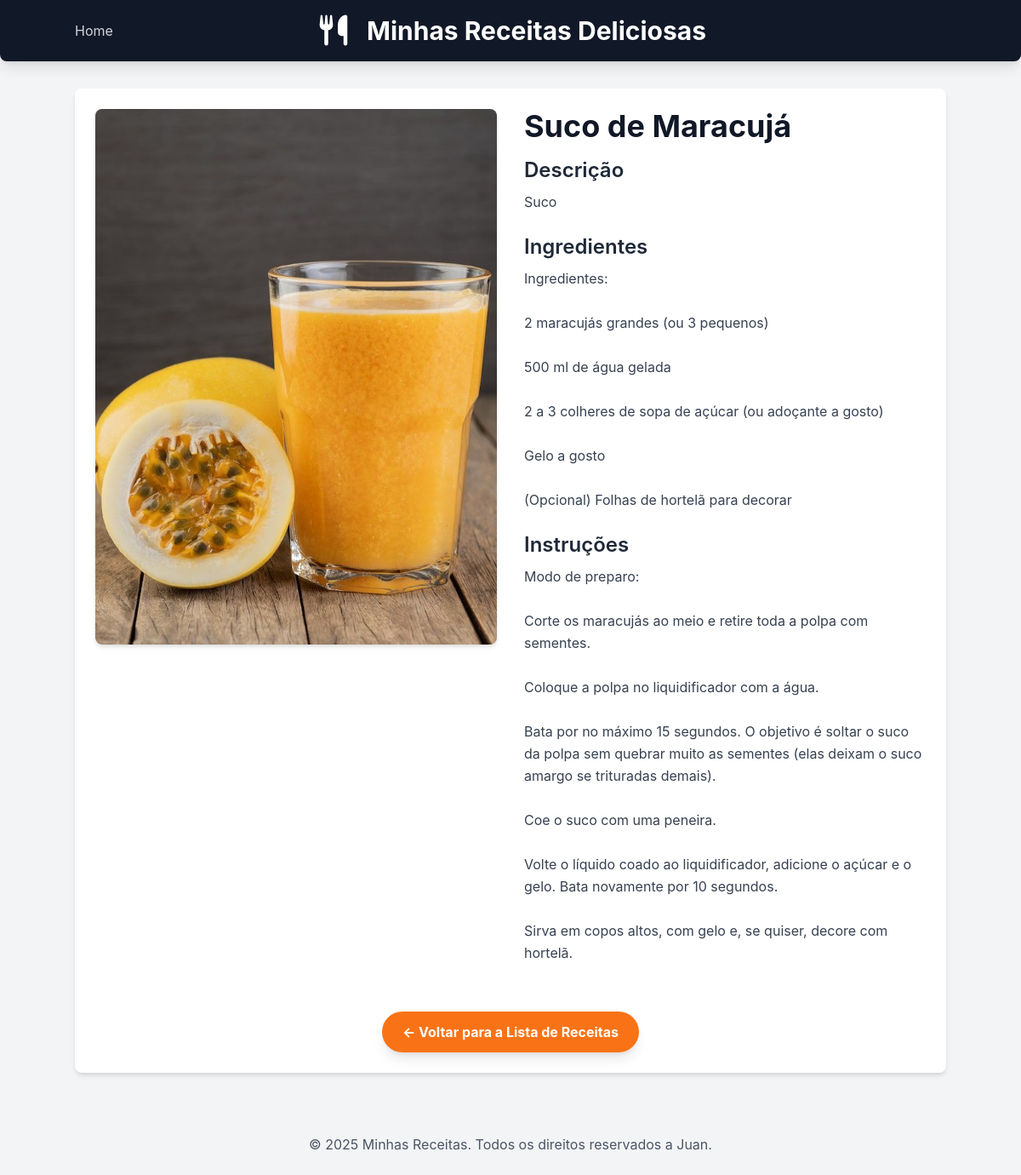
Screenshot of /receitas/receitas/7/ with the database file from the repository.
### receitas/models.py (models this page shows, shortened)
class Receita(models.Model):
    CATEGORIAS = [
        ('comida', 'Comida'),
        ('sobremesa', 'Sobremesa'),
        ('drink', 'Drink'),
    ]
    title = models.CharField("Título", max_length=200)
    description = models.TextField("Descrição")
    ingredients = models.TextField("Ingredientes")
    instructions = models.TextField("Modo de preparo")
    image = models.ImageField(
        "Imagem",
        upload_to='receitas/images',
        blank=True,
        null=True
    )
    categoria = models.CharField(
        "Categoria",
        max_length=20,
        choices=CATEGORIAS,
        default='comida'
    )
    created_at = models.DateTimeField(auto_now_add=True)
    updated_at = models.DateTimeField(auto_now=True)
    class Meta:
        verbose_name = "Receita"
        verbose_name_plural = "Receitas"
        ordering = ['-created_at']

### receitas/views.py (the view)
# urls.py: path('receitas/<int:id>/', views.receita_detail, name='receita_detail'),
def receita_detail(request, id):
    receita = get_object_or_404(Receita, pk=id)
    return render(request, 'receitas/receita_detail.html', {'receita': receita})

### receitas/templates/receitas/receita_detail.html (shortened to what this page needs)
{% extends "receitas/base.html" %}
{% block content %}
    <div class="flex flex-col md:flex-row gap-8">
        {% if receita.image %}
            <div class="md:w-1/2">
                <img src="{{ receita.image.url }}" alt="[Imagem de {{ receita.title }}]" class="w-full h-auto object-cover rounded-lg shadow-md">
            </div>
        {% endif %}
        <div class="md:w-1/2">
            <h2 class="text-4xl font-bold text-gray-900 mb-4">{{ receita.title }}</h2>
            <h3 class="text-2xl font-semibold text-gray-800 mb-2">Descrição</h3>
            <p class="text-gray-700 mb-6 leading-relaxed">{{ receita.description }}</p>
            <h3 class="text-2xl font-semibold text-gray-800 mb-2">Ingredientes</h3>
            <p class="text-gray-700 mb-6 leading-relaxed whitespace-pre-wrap">{{ receita.ingredients }}</p>
            <h3 class="text-2xl font-semibold text-gray-800 mb-2">Instruções</h3>
            <p class="text-gray-700 mb-6 leading-relaxed whitespace-pre-wrap">{{ receita.instructions }}</p>
        </div>
    </div>
    <div class="mt-8 text-center">
        <a href="{% url 'home' %}" class="inline-block bg-orange-500 hover:bg-orange-600 text-white font-bold py-3 px-6 rounded-full transition duration-300 ease-in-out shadow-lg">
            &larr; Voltar para a Lista de Receitas
        </a>
    </div>
{% endblock %}

### receitas/templates/receitas/base.html (style rules this page uses)
body { font-family: 'Inter', sans-serif; }

### rows the page displays
Receita: image (picture), title "Suco de Maracujá", description "Suco", ingredients "Ingredientes: 2 maracujás grandes (ou 3 pequenos) 500 ml de água gelada 2 a 3 colheres de sopa de açúcar (ou adoçante a gosto) Gelo a gosto (Opcional) Folhas de hortelã para decorar", instructions "Modo de preparo: Corte os maracujás ao meio e retire toda a polpa com sementes. Coloque a polpa no liquidificador com a água. Bata por no máximo 15 segundos. O objetivo é soltar o suco da polpa sem quebrar muito as sementes (elas deixam o suco amargo se trituradas demais). Coe o suco com uma peneira. Volte o líquido coado ao liquidificador, adicione o açúcar e o gelo. Bata novamente por 10 segundos. Sirva em copos altos, com gelo e, se quiser, decore com hortelã."
